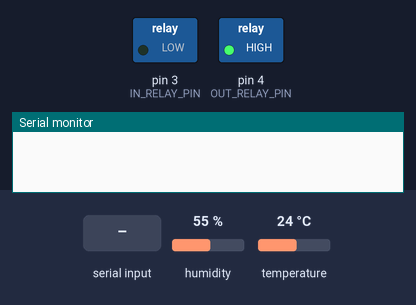
Recording of a program running on a simulated Arduino Uno, built with avr-gcc and run on an emulated ATmega328P. Parts: switched loads named in the program (green lamp = pin HIGH), the last lines printed to the serial monitor. Inputs (shaded band) come from the test bench; at power-on: humidity 55 %, temperature 24 °C.

Above: at 9.0 s.
9.1 s: "HUM\n" received over Serial
At 11.3 s:
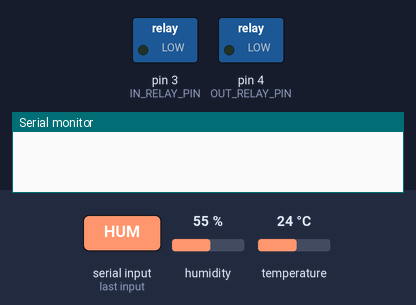
17.5 s: "TMP\n" received over Serial
At 20.3 s:
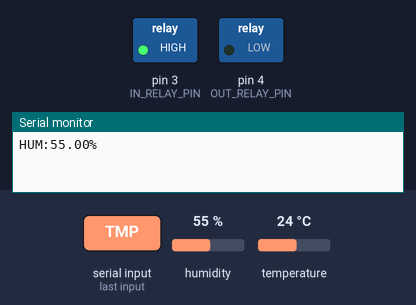
Timing chart, 0 to 31.5 s (numbered marks = the images above; inputs shaded):
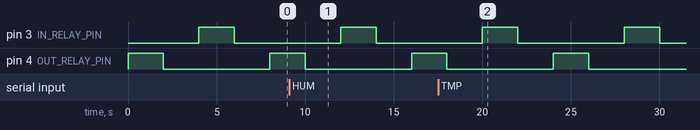

The program:

main.cpp
```cpp
#include <Arduino.h>
#include <DHT.h>

#define DHTPIN 2     // Digital pin connected to the DHT sensor
#define DHTTYPE DHT22   // DHT 22

#define IN_RELAY_PIN 3
#define OUT_RELAY_PIN 4

DHT dht(DHTPIN, DHTTYPE);

void setup() {
  Serial.begin(9600);
  dht.begin();

  pinMode(IN_RELAY_PIN, OUTPUT);
  pinMode(OUT_RELAY_PIN, OUTPUT);
}

void loop() {

  digitalWrite(OUT_RELAY_PIN, HIGH);
  delay(2000);
  digitalWrite(OUT_RELAY_PIN, LOW);
  delay(2000);
  digitalWrite(IN_RELAY_PIN, HIGH);
  delay(2000);
  digitalWrite(IN_RELAY_PIN, LOW);
  delay(2000);

  if (Serial.available() > 0) {
    String command = Serial.readStringUntil('\n');

    if (command.equals("HUM")) {
      float humidity = dht.readHumidity();
      if (isnan(humidity)) {
        Serial.println("HUM:ERROR");
      } else {
        Serial.println("HUM:" + String(humidity) + "%");
      }

    } else if (command.equals("TMP")) {
      float temperature = dht.readTemperature();
      if (isnan(temperature)) {
        Serial.println("TMP:ERROR");
      } else {
        Serial.println("TMP:" + String(temperature) + "C");
      }
    }
  }
}
```

anchor_offset_test.cpp
```cpp
#include <Arduino.h>

#define rotaryEncoderOutputA 6
#define rotaryEncoderOutputB 7

#define IN_RELAY_PIN 3
#define OUT_RELAY_PIN 4

int tickCounter = 0;
int aState;
int aLastState;

int ticksPerRevolution = 40;

float desiredLength = -5;
float currentLength = 0;

float r0 = 2.25; // initial winch radius in inches (when its full)
float cordDiameter = 0.25;
int wrapsPerLayer = 15;

void setup() {
    pinMode(rotaryEncoderOutputA,INPUT);
    pinMode(rotaryEncoderOutputB,INPUT);
    pinMode(IN_RELAY_PIN, OUTPUT);
    pinMode(OUT_RELAY_PIN, OUTPUT);

    Serial.begin(9600);
    // Reads the initial state of the outputA
    aLastState = digitalRead(rotaryEncoderOutputA);
}

int read_tick() {
    int returnVal = 0;
    aState = digitalRead(rotaryEncoderOutputA); // Reads the "current" state of the outputA
    // If the previous and the current state of the outputA are different, that means a Pulse has occured
    if (aState != aLastState){
        // If the outputB state is different to the outputA state, that means the encoder is rotating clockwise
        if (digitalRead(rotaryEncoderOutputB) != aState) {
        returnVal = 1;
        } else {
        returnVal = -1;
        }
    }
    aLastState = aState; // Updates the previous state of the outputA with the current state
    return returnVal;
}

float lastLayerRadius = 0;

float pi = 3.14159;
float counter_to_length() {
    float totalTheta = tickCounter * 2 * pi / ticksPerRevolution; // in radians
    float theta = fmod(totalTheta, 2*pi); // in radians
    int totalRevolutions = tickCounter / ticksPerRevolution;
    int revolutionsLastLayer = totalRevolutions % wrapsPerLayer;
    int layerOffset = (int)(totalRevolutions / wrapsPerLayer); // Topmost layer is 0, second layer is 1...

    float L = 0;
    for (int layer = 0; layer <= layerOffset; layer++) {
        float layerRadius = r0 - layer * cordDiameter;
        lastLayerRadius = layerRadius;
        if (layer == layerOffset) {
            L += revolutionsLastLayer * 2*pi * layerRadius + theta * layerRadius;
        } else {
            L += wrapsPerLayer * 2*pi * layerRadius;
        }
    }
    return L;
}

int lastLoggingTime = millis();
int loggingIntervalMillis = 2000;
void handleLogging() {
    int currentTime = millis();
    if (currentTime - lastLoggingTime > loggingIntervalMillis) {
        Serial.print("Current length released = ");
        Serial.print(currentLength);
        Serial.print("   Current number of ticks = ");
        Serial.print(tickCounter);
        Serial.print("Last layer radius = ");
        Serial.println(lastLayerRadius);

        Serial.print("Desired length: ");
        Serial.println(desiredLength);

        lastLoggingTime = currentTime;
    }
}

float tolerance = 1;

void loop() {
    handleLogging();
    tickCounter += read_tick();
    currentLength = counter_to_length();
    if (abs(desiredLength - currentLength) > tolerance) {
        if (desiredLength < currentLength) {
            digitalWrite(IN_RELAY_PIN, LOW);
            digitalWrite(OUT_RELAY_PIN, HIGH);
        } else {
            digitalWrite(OUT_RELAY_PIN, LOW);
            digitalWrite(IN_RELAY_PIN, HIGH);
        }
    } else {
        digitalWrite(IN_RELAY_PIN, LOW);
        digitalWrite(OUT_RELAY_PIN, LOW);
    }
}
```

Measured:
- by itself, pin 3 (IN_RELAY_PIN): alternates HIGH for 2.0 s and LOW for 6.0 s
